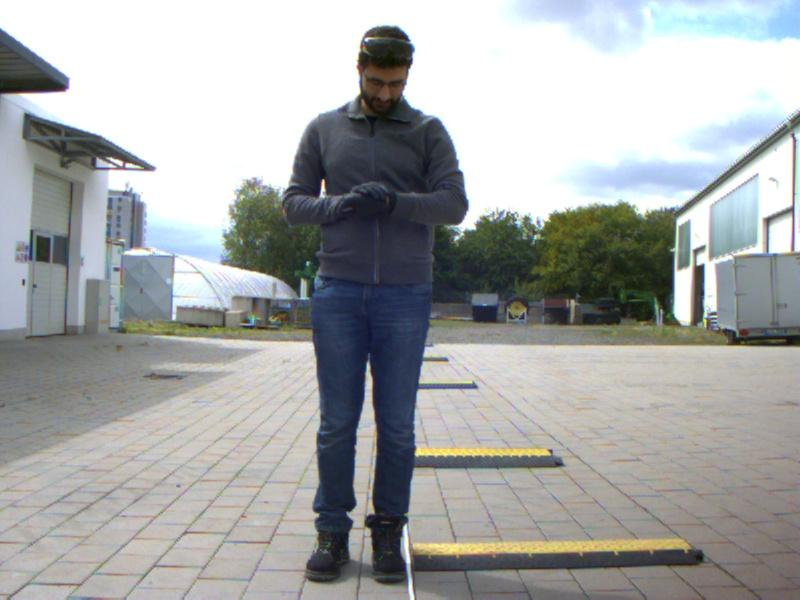
//> input picture images/ImageL_new.jpg, 800 x 600 px
$ ./SGBM_test   (built with g++ and OpenCV 4)
//> lines starting //> are read from the running program, lines starting //| are printed output that depends on the picture
#include <opencv2/opencv.hpp>
#include <iostream>
#include <stdio.h>


const int WIDTH=800;               //camera resolution
const int HEIGHT=600;
cv::Size imageSize = cv::Size(WIDTH, HEIGHT);

cv::Mat rgbImageL, grayImageL;
cv::Mat rgbImageR, grayImageR;
cv::Mat rectifyImageL, rectifyImageR;

cv::Rect validROIL;//after rectification, the image will be cutted. The validROI is the new region after cut.
cv::Rect validROIR;

cv::Mat mapLx, mapLy, mapRx, mapRy;//mapping list
cv::Mat Rl, Rr, Pl, Pr, Q; //rectification rotation matrix R, projection matrix P and Reprojection Matrix Q.
cv::Mat xyz;// coordinate in 3d.

cv::Point origin;//origin from the mouseclick
cv::Rect selection;//define the rectangle
bool selectObject = false;//whether to slect the object

int blockSize = 0, uniquenessRatio = 0, numDisparities = 0;
cv::Ptr<cv::StereoSGBM> sgbm = cv::StereoSGBM::create(0,16,3);

/*********use the calibrated camera parameters from Matlab*************/

cv::Mat cameraMatrixL = (cv::Mat_<double>(3,3) <<
						 884.29555, 0.00000, 404.96950,
						 0.00000, 879.56975, 287.43878,
						 0.00000, 0.00000, 1.00000);
cv::Mat distCoeffL = (cv::Mat_<double>(5,1) << -0.20635, 0.10664, 0.00080, -0.00033, 0.00000);

cv::Mat cameraMatrixR = (cv::Mat_<double>(3,3) <<
						 887.63431, 0.00000, 400.14321,
						 0.00000, 881.96613, 287.33474,
						 0.00000, 0.00000, 1.00000);
cv::Mat distCoeffR = (cv::Mat_<double>(5,1) << -0.22488, 0.19033, 0.00042, 0.00201, 0.00000);

cv::Mat T = (cv::Mat_<double>(3,1)<< -153.85361, -1.21912, 0.47128);

cv::Mat rec = (cv::Mat_<double>(3,1)<<-0.00049, -0.00116, -0.00288);
cv::Mat R;// rotation matrix


static void print_help()
{
	std::cout<<"Demo stereo matching converting L and R images into disparity and point clouds"<<std::endl;
	std::cout<<"Usage: stereo_match <left_image> <right_image> [--algorithm=bm|sgbm|hh|sgbm3way]"<<std::endl;
}

/********disp to depth*********/
void disp2Depth(cv::Mat dispMap, cv::Mat &depthMap, cv::Mat K)
{
    int type = dispMap.type();
    float fx = K.at<double>(0, 0);
    float fy = K.at<double>(1, 1);
    float cx = K.at<double>(0, 2);
    float cy = K.at<double>(1, 2);
    float baseline = 153.85361;
    if (type == CV_8U)
    {
        const float PI = 3.14159265358;
		int height = dispMap.rows;
        int width = dispMap.cols;
        //uchar* dispData = (uchar*)dispMap.data;
        //ushort* depthData = (ushort*)depthMap.data;
        for (int i = 0; i < height; i++)
        {
            for (int j = 0; j < width; j++)
            {
                //int id = i*width + j;

                if (!((float)dispMap.at<uchar>(i, j)))  continue; //prevent to divide 0
				//std::cout<< (float)dispMap.at<uchar>(i, j) <<std::endl;
				//std::cout<< "here" <<std::endl;
				depthMap.at<ushort>(i, j) = ushort( (float)fx *baseline / ((float)(dispMap.at<uchar>(i, j)+4.82629 )));
                //depthMap.at<ushort>(i, j) = ushort( (float)fx *baseline / ((float)dispMap.at<uchar>(i, j)) );///problem


				/*int id = i*width + j;
				if (!dispData[id])  continue;  //prevent to divide 0
				std::cout << "here" << std::endl;
				std::cout<< depthMap.data <<std::endl;
				std::cout<< depthData[id] <<std::endl;
				std::cout << "here" << std::endl;
				depthData[id] = ushort( (float)fx *baseline / ((float)dispData[id]) );*/
            }
        }
    }
    else
    {
        std::cout << "please confirm dispImg's type!" << std::endl;
        cv::waitKey(0);
    }
}


static void saveXYZ(const char*filename, const cv::Mat& mat)
{
	const double max_z = 1.0e4;
	FILE* fp =fopen(filename, "wt");
	for (int x=0; x<mat.cols;x++)                ///!!!!!!!!!!!!if the data will be used in Matlab, please in this order:first cols, then rows
    {
	    for (int y=0; y<mat.rows;y++)
	    {

			cv::Vec3f point = mat.at<cv::Vec3f>(y,x);
			//if (fabs(point[2]-max_z)<FLT_EPSILON || fabs(point[2])>max_z) continue;
			if (fabs(point[2]-max_z)<FLT_EPSILON || fabs(point[2])>max_z)
				fprintf(fp, "%f\t%f\t%s\n", point[0], point[1], "Inf");
			else
				fprintf(fp, "%f\t%f\t%f\n", point[0], point[1], point[2]);
		}
	}
	fclose(fp);
}

/*void saveDisp(const char* filename, const cv::Mat& mat)
{
	FILE* fp = fopen(filename, "wt");
	fprintf(fp, "%02d\n", mat.rows);
	fprintf(fp, "%02d\n", mat.cols);
	for(int y = 0; y < mat.rows; y++)
	{
		for(int x = 0; x < mat.cols; x++)
		{
			int disp = (int)mat.at<float>(y, x);	// disparity matrix is CV_16S, so use short to read
			fprintf(fp, "%d\n", disp);			// if disparity matrix is CV_32F, then use float to read
		}
		//fprintf(fp, "\n");
	}
	fclose(fp);
}*/


/******************paint some color for the depth image.********/
void GenerateFalseMap(cv::Mat &src, cv::Mat &disp)
{
	//color map
	float max_val = 225.0f;
	float map[8][4] = {{0,0,0,114},{0,0,1,185},{1,0,0,114},{1,0,1,174},
	{0,1,0,114},{0,1,1,185},{1,1,0,114},{1,1,1,0}};
    float sum = 0;
	for (int i=0; i<8;i++)
		sum += map[i][3];

	float weights[8];//relative weight
	float cumsum[8];//cumulative weights
	cumsum[0] = 0;
	for( int i = 0; i<7; i++)
	{
		weights[i]=sum/map[i][3];
		cumsum[i+1]= cumsum[i] + map[i][3]/ sum;
	}

	int height_ = src.rows;
	int width_ = src.cols;

	//for all pixels do
	for(int v=0; v<height_; v++)
	{
		for (int u=0; u<width_; u++)
		{
			//get normaliazed value
			float val = std::min(std::max(src.data[v * width_ + u] / max_val, 0.0f),1.0f);

			//find bin
			int i;
			for (i=0; i<7; i++)
				if(val<cumsum[i+1])
					break;

			//compute red/green/blue values
			float   w = 1.0 - (val - cumsum[i]) * weights[i];
            uchar r = (uchar)((w*map[i][0] + (1.0 - w)*map[i + 1][0]) * 255.0);
            uchar g = (uchar)((w*map[i][1] + (1.0 - w)*map[i + 1][1]) * 255.0);
            uchar b = (uchar)((w*map[i][2] + (1.0 - w)*map[i + 1][2]) * 255.0);
            //rgb memeroy constant storage
            disp.data[v*width_ * 3 + 3 * u + 0] = b;
            disp.data[v*width_ * 3 + 3 * u + 1] = g;
            disp.data[v*width_ * 3 + 3 * u + 2] = r;
		}
	}
}


/*****************STERTEO MATCHING*********************/


/*******BM********/

/*void stereo_match(int,void*)
{
    bm->setBlockSize(2*blockSize+5);     //the size of SAD window, 5~21 is well
    bm->setROI1(validROIL);
    bm->setROI2(validROIR);
    bm->setPreFilterCap(31);
    bm->setMinDisparity(0);
    bm->setNumDisparities(numDisparities*16+16);
    bm->setTextureThreshold(10);
    bm->setUniquenessRatio(uniquenessRatio);//uniquenessRatio to prevent false matching
    bm->setSpeckleWindowSize(100);
    bm->setSpeckleRange(32);
    bm->setDisp12MaxDiff(-1);
    Mat disp, disp8;
    bm->compute(rectifyImageL, rectifyImageR, disp);// the input images must be gray
    disp.convertTo(disp8, CV_8U, 255 / ((numDisparities * 16 + 16)*16.));//disparity in form of CV_16S
    reprojectImageTo3D(disp, xyz, Q, true);
    xyz = xyz * 16;
    imshow("disparity", disp8);
}*/


/***********SGBM*************/
void stereo_match(int, void*)
{
	sgbm->setPreFilterCap(63);
	int sgbmWinSize= 9;          //can be set from practice 3-11
	//int NumDisparities = 416;    //can be set from practice
	//int NumDisparities =  16;
	numDisparities = numDisparities > 0 ? numDisparities : ((imageSize.width/8) + 15) & -16;
	int uniquenessRatio = 10;     //can be set from practice 5-15
	sgbm->setBlockSize(sgbmWinSize);
	int cn = grayImageL.channels();

	sgbm->setP1(8 * cn * sgbmWinSize * sgbmWinSize);
	sgbm->setP2(32 * cn * sgbmWinSize * sgbmWinSize);
	sgbm->setMinDisparity(0);
	sgbm->setNumDisparities(numDisparities);
	sgbm->setUniquenessRatio(uniquenessRatio);
	sgbm->setSpeckleWindowSize(100); //set to detect the number of pixels in the connected region
	sgbm->setSpeckleRange(32); //set a condition to decide whether the two points are in the same region
	sgbm->setDisp12MaxDiff(1);

    sgbm->setMode(cv::StereoSGBM::MODE_SGBM);// or use MODE_HH for more precise matching but slower.
	cv::Mat img1p, img2p;
	cv::copyMakeBorder(grayImageL, img1p, 0, 0, numDisparities, 0, IPL_BORDER_REPLICATE);
	cv::copyMakeBorder(grayImageR, img2p, 0, 0, numDisparities, 0, IPL_BORDER_REPLICATE);

	cv::Mat disp,dispf,disp8;
	sgbm->compute(img1p, img2p, disp);
    //disp.convertTo(disp, CV_8U, 255 / (NumDisparities*16.));
	cv::imwrite("C://Users//m8avhru//Desktop//Calibration//sgbm_output_disp.jpg", disp);

	//cut the black range

	dispf = disp.colRange(numDisparities, img1p.cols);

	cv::imwrite("C://Users//m8avhru//Desktop//Calibration//sgbm_output_dispf.jpg", dispf);

	dispf.convertTo(disp8, CV_8U, 225 / (numDisparities*16.));

	//disp.convertTo(disp8, CV_8U, 225 / (NumDisparities*16.));

	//cv::reprojectImageTo3D(dispf, xyz, Q, true);
	cv::reprojectImageTo3D(dispf, xyz, Q, true);// when calculate the distance practically, the X/W, Y/W, Z/W from reprojection must times 16
	xyz = xyz * 16;

	cv::Mat color(dispf.size(), CV_8UC3);
	cv::imwrite("C://Users//m8avhru//Desktop//Calibration//sgbm_output_disp8.jpg", disp8);
	GenerateFalseMap(disp8, color);// to color map.
    cv::imshow("disparity", color);

	saveXYZ("xyz.xls", xyz);
	//saveDisp("dispmap.txt", dispf);
	cv::Mat dispMap, depthMap,depth_Map;///////////////////////////////////
	//disp_Map = cv::imread("C://Users//m8avhru//Desktop//Calibration//sgbm_output_disp.jpg", 0); ///////////////////////////
	dispf.convertTo(dispMap, CV_8U);////////////////////////////////
	dispf.convertTo(depthMap, CV_16UC1);
	disp2Depth(disp8, depthMap, cameraMatrixL);/////////////////////////////

	cv::imwrite("C://Users//m8avhru//Desktop//Calibration//sgbm_output_depth.png", depthMap);///////////////////////////////

}


/****************MouseCallbck settings*******************/

static void onMouse(int event, int x, int y, int, void*)
{
	if (selectObject)
	{
		selection.x = MIN(x, origin.x);
		selection.y = MIN(y, origin.y);
        selection.width = std::abs(x - origin.x);
        selection.height = std::abs(y - origin.y);
	}
	switch (event)
	{
	case cv::EVENT_LBUTTONDOWN:   //event selected from the left button
		origin = cv::Point(x, y);
		selection = cv::Rect(x, y, 0, 0);
		selectObject = true;
		std::cout << origin << "in world coordinate is: " << xyz.at<cv::Vec3f>(origin) << std::endl;
		break;
	case cv::EVENT_LBUTTONUP:    //event released from the left button
		selectObject = false;
		if (selection.width > 0 && selection.height > 0)
			break;
	}
}


int main(int argc, char** argv)
{
	/*stereo rectification*/
	cv::Rodrigues(rec, R);// Rodrigues transformation.
	std::cout << R;
	cv::stereoRectify(cameraMatrixL, distCoeffL, cameraMatrixR, distCoeffR, imageSize, R, T, Rl, Rr, Pl, Pr, Q, cv::CALIB_ZERO_DISPARITY,
		0, imageSize, &validROIL, &validROIR );

	cv::initUndistortRectifyMap(cameraMatrixL, distCoeffL, Rl, Pl, imageSize, CV_16SC2, mapLx, mapLy);
	cv::initUndistortRectifyMap(cameraMatrixR, distCoeffR, Rr, Pr, imageSize, CV_16SC2, mapRx, mapRy);


	//read images
	rgbImageL = cv::imread("C://Users//m8avhru//Desktop//Calibration//ImageL_new.jpg", CV_LOAD_IMAGE_COLOR); ///////////CV_LOAD_IMAGE_COLOR
//> rgbImageL is the input picture: 600 rows x 800 cols, CV_8UC3; mean B, G, R 166.9, 167.5, 165.2
	//cv::cvtColor(rgbImageL, grayImageL, CV_BGR2GRAY);
	if(rgbImageL.empty())
       std::cout << "failed to open Frame_L.jpg" << std::endl;
    else
       std::cout << "Frame_1_L.jpg loaded OK" << std::endl;

	rgbImageR = cv::imread("C://Users//m8avhru//Desktop//Calibration//ImageR_new.jpg", -1);
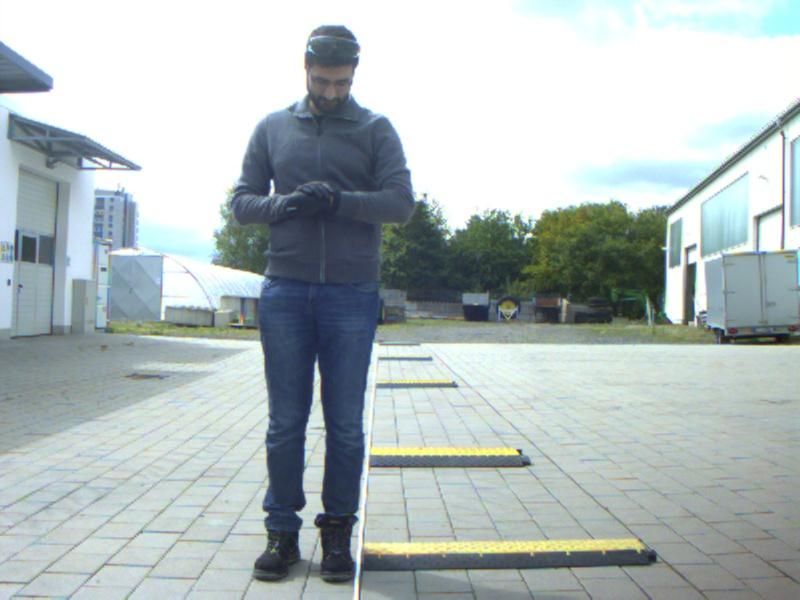
//> input picture images/ImageR_new.jpg, 800 x 600 px
//> rgbImageR is the input picture: 600 rows x 800 cols, CV_8UC3; mean B, G, R 186.1, 185.6, 175.3
	//cv::cvtColor(rgbImageR, grayImageR, CV_BGR2GRAY);
	if(rgbImageR.empty())
       std::cout << "failed to open Frame_R.jpg" << std::endl;
    else
       std::cout << "Frame_1_R.jpg loaded OK" << std::endl;

	/*cv::imshow("ImageL Before Rectify", grayImageL);
	cv::imshow("ImageR Before Rectify", grayImageR);*/


	cv::remap(rgbImageL, rectifyImageL, mapLx, mapLy, CV_INTER_LINEAR);
	cv::remap(rgbImageR, rectifyImageR, mapRx, mapRy, CV_INTER_LINEAR);
	cv::cvtColor(rectifyImageL, grayImageL, CV_BGR2GRAY);
	cv::cvtColor(rectifyImageR, grayImageR, CV_BGR2GRAY);
	//grayImageL= rectifyImageL;
    //grayImageR= rectifyImageR;
	//display the rectification

    /*cv::Mat rgbRectifyImageL, rgbRectifyImageR;
	cvtColor(rectifyImageL, rgbRectifyImageL, CV_GRAY2BGR);  //pseudo-color map
    cvtColor(rectifyImageR, rgbRectifyImageR, CV_GRAY2BGR);*/


    cv::imwrite("C://Users//m8avhru//Desktop//Calibration//rectifyImageL.jpg", rectifyImageL);
	cv::imwrite("C://Users//m8avhru//Desktop//Calibration//rectifyImageR.jpg", rectifyImageR);

	//in the same image
    cv::Mat canvas;
	double sf;
	int w, h;
	sf = 600. / MAX(imageSize.width, imageSize.height);

	w = cvRound(imageSize.width * sf);
	h = cvRound(imageSize.height * sf);

	canvas.create(h, w * 2, CV_8UC3); // care about the canava

	//left image draw on the canvas

    cv::Mat canvasPart = canvas(cv::Rect(w * 0, 0, w, h));                //get a part of canvas
	cv::resize(rectifyImageL, canvasPart, canvasPart.size(), 0, 0, cv::INTER_AREA); //scale the image size same as canvasPart
	cv::Rect vroiL(cvRound(validROIL.x*sf), cvRound(validROIL.y*sf),                //get the cutted region
        cvRound(validROIL.width*sf), cvRound(validROIL.height*sf));
	//rectangle(canvasPart, vroiL, Scalar(0, 0, 255), 3, 8);                      //draw a rectangel
	std::cout << "Painted ImageL" << std::endl;


	//right image draw on the canvas
	canvasPart = canvas(cv::Rect(w, 0, w, h));
//> canvasPart: 450 rows x 600 cols, CV_8UC3; every value is 0
	cv::resize(rectifyImageR, canvasPart, canvasPart.size(), 0, 0, cv::INTER_LINEAR);
	cv::Rect vroiR(cvRound(validROIR.x*sf), cvRound(validROIR.y*sf),
		cvRound(validROIR.width*sf), cvRound(validROIR.height*sf));
	//rectangle(canvasPart, vroiR, Scalar(0, 0, 255), 3, 8);
	std::cout << "Painted ImageR" << std::endl;

	//paint the correspondent lines
	for(int i=0; i<canvas.rows; i+=16)
		line(canvas, cv::Point(0,i), cv::Point(canvas.cols,i), cv::Scalar(0, 255, 0), 1, 8);
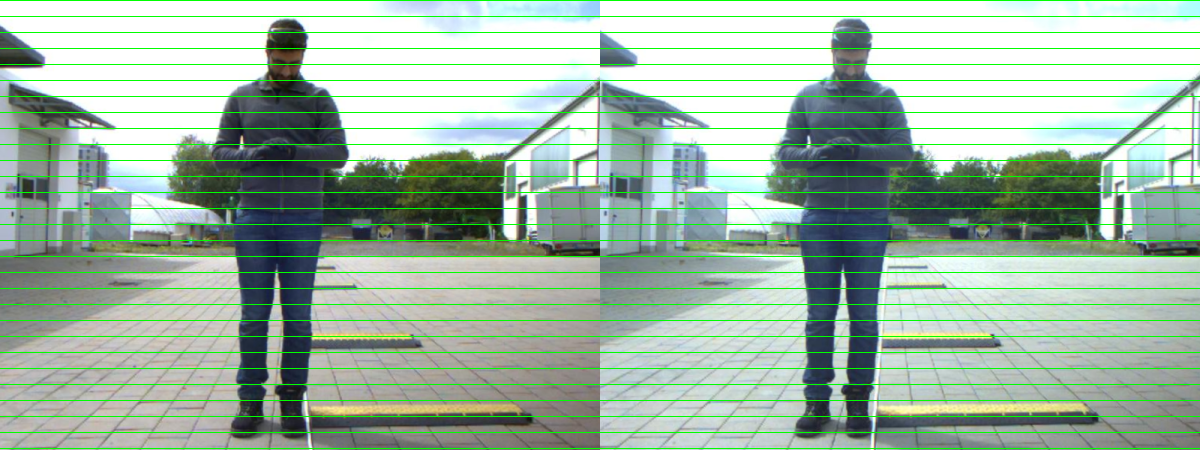
//> canvas: 450 rows x 1200 cols, CV_8UC3; mean B, G, R 165.3, 182, 159.8
	cv::imshow("rectified", canvas);

	//save the rectified images
	cv::imwrite("rectified.jpg", canvas);


	//stereo matching using SGBM

	cv::namedWindow("disparity", CV_WINDOW_NORMAL);
    //set Trackbars
	//cv::createTrackbar("BlockSize:\n", "disparity", &blockSize, 8, stereo_match);
	//cv::createTrackbar("UniquenessRatio", "disparity", &uniquenessRatio, 50, stereo_match);
	//cv::createTrackbar("NumDisparities", "disparity", &numDisparities, 16, stereo_match);


	//Mousecallback function
	cv::setMouseCallback("disparity", onMouse, 0); //Disparity

	/*******stereo matching using BM
	namedWindow("disparity", CV_WINDOW_AUTOSIZE);
    // build SAD window Trackbar
    createTrackbar("BlockSize:\n", "disparity",&blockSize, 8, stereo_match);
    // build uniqueness percentage window of disparity Trackbar
    createTrackbar("UniquenessRatio:\n", "disparity", &uniquenessRatio, 50, stereo_match);
    // build disparity window Trackbar
    createTrackbar("NumDisparities:\n", "disparity", &numDisparities, 16, stereo_match);
    //setMouseCallback
    setMouseCallback("disparity", onMouse, 0);*/


	stereo_match(0,0);
//> in stereo_match, `cv::copyMakeBorder(grayImageR, img2p, 0, 0, numDisparities, 0, IPL_BOR..`:
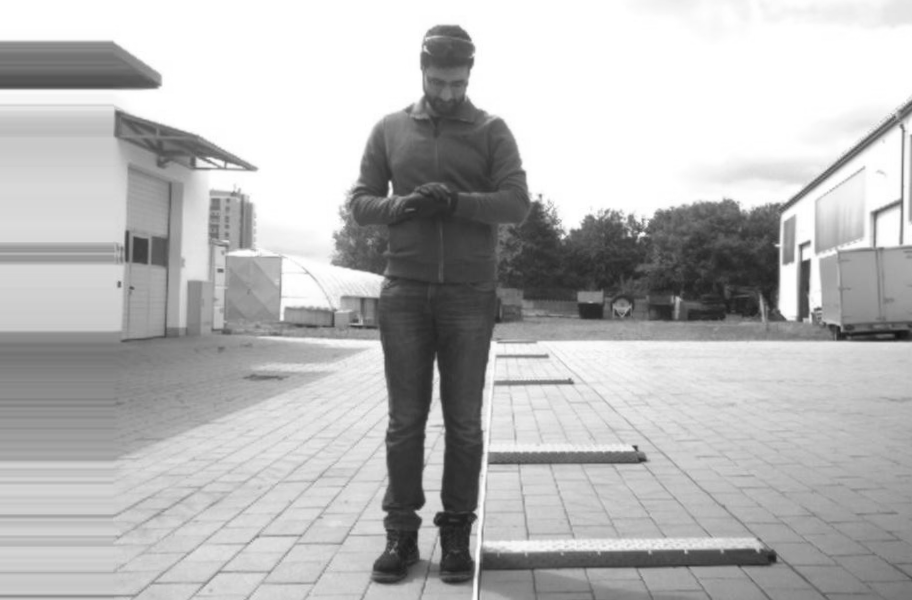
//> img2p: 600 rows x 912 cols, CV_8UC1; min 18, max 255, mean 183.4
//> in stereo_match, `dispf = disp.colRange(numDisparities, img1p.cols);`:
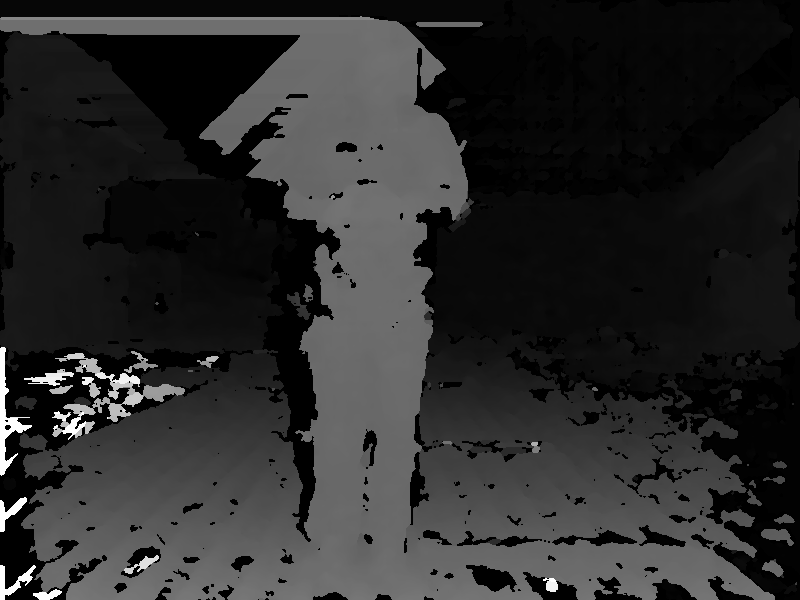
//> dispf: 600 rows x 800 cols, CV_16SC1; min -16, max 1776, mean 289.1; drawn with min black and max white
//> in stereo_match, `cv::reprojectImageTo3D(dispf, xyz, Q, true);`: xyz: 600 rows x 800 cols, CV_32FC3; 4.29% of the values are NaN or infinite; the others: min -6880, max 14751.1, mean 991.7
//> in stereo_match, `cv::reprojectImageTo3D(dispf, xyz, Q, true);`: Q = [[1, 0, 0, -407.4], [0, 1, 0, -286.5], [0, 0, 0, 862.9], [0, 0, 0.0065, 0]]
//> in stereo_match, `xyz = xyz * 16;`: xyz: 600 rows x 800 cols, CV_32FC3; 4.29% of the values are NaN or infinite; the others: min -110080.6, max 236017.9, mean 15866.6
//> after the loop in GenerateFalseMap, `for(int v=0; v<height_; v++)`:
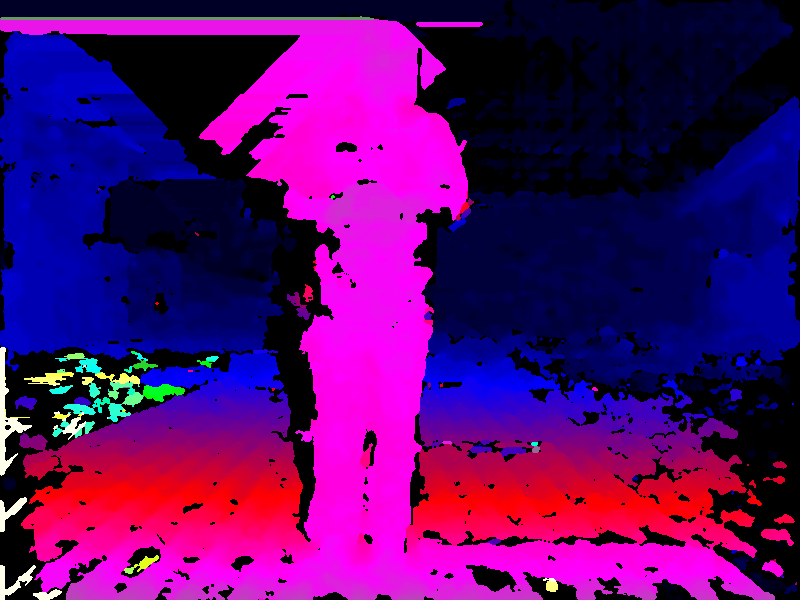
//> disp: 600 rows x 800 cols, CV_8UC3; mean B, G, R 108.4, 5.4, 86.6
//> in stereo_match, `dispf.convertTo(dispMap, CV_8U);`:
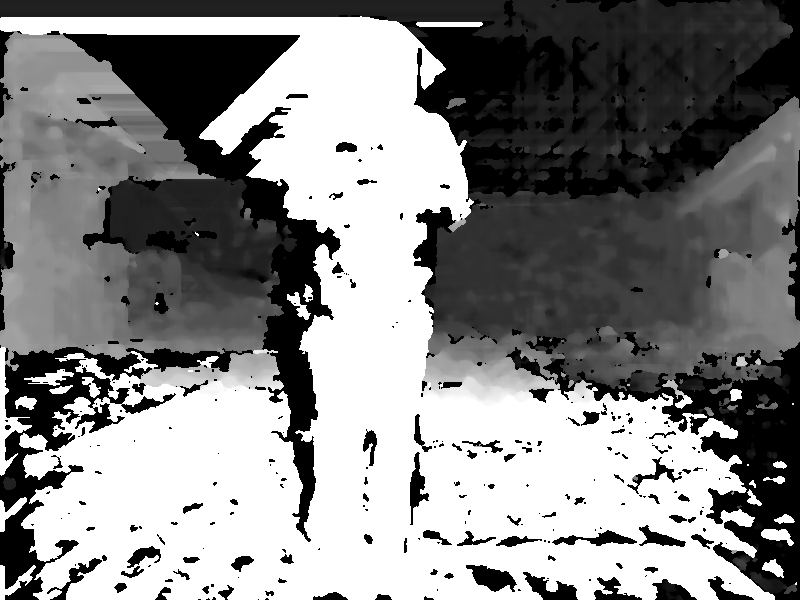
//> dispMap: 600 rows x 800 cols, CV_8UC1; min 0, max 255, mean 132.8
//> after the loop in disp2Depth, `for (int i = 0; i < height; i++)`:
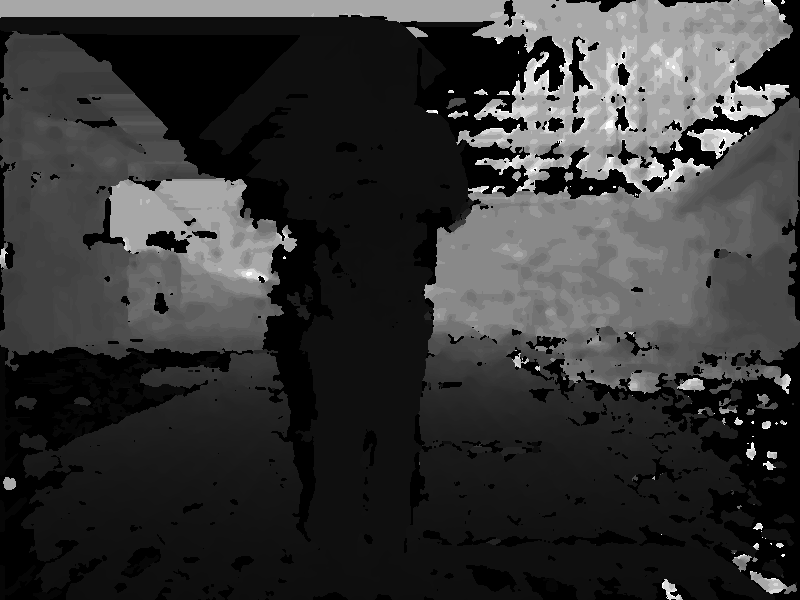
//> depthMap: 600 rows x 800 cols, CV_16UC1; min 0, max 23351, mean 4988.2; drawn with min black and max white


	cv::waitKey(0);

	return 0;


}
